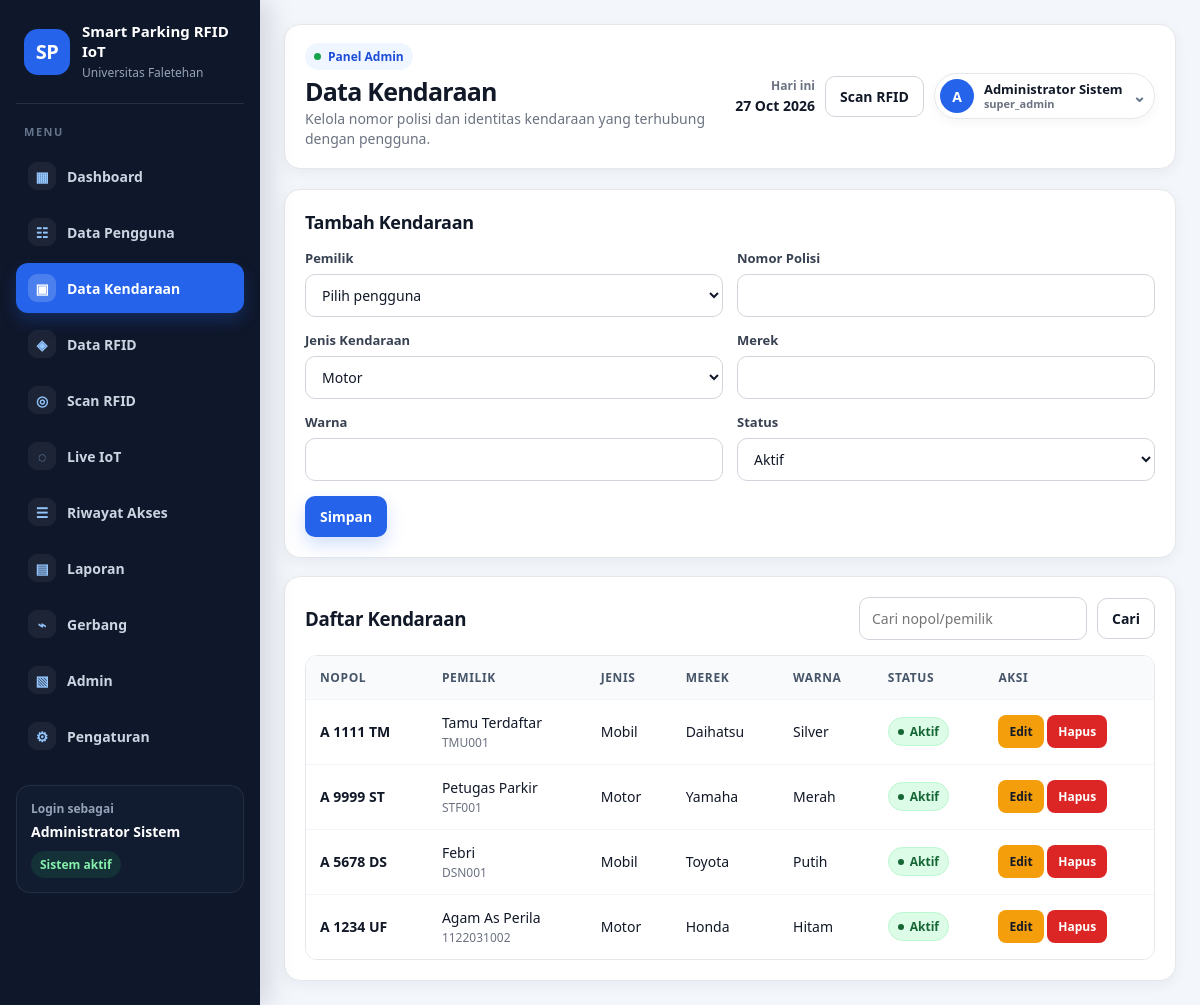
/vehicles.php (signed in), run on the app's committed database.
### tables this page shows
CREATE TABLE IF NOT EXISTS system_settings (
    id_setting INT AUTO_INCREMENT PRIMARY KEY,
    setting_key VARCHAR(80) NOT NULL UNIQUE,
    setting_value TEXT NULL,
    updated_at DATETIME NULL ON UPDATE CURRENT_TIMESTAMP
);

CREATE TABLE IF NOT EXISTS vehicles (
    id_vehicle INT AUTO_INCREMENT PRIMARY KEY,
    id_user INT NOT NULL,
    nomor_polisi VARCHAR(20) NOT NULL,
    jenis_kendaraan ENUM('Motor','Mobil') NOT NULL DEFAULT 'Motor',
    merek VARCHAR(80) NULL,
    warna VARCHAR(60) NULL,
    status TINYINT(1) NOT NULL DEFAULT 1,
    created_at DATETIME NOT NULL DEFAULT CURRENT_TIMESTAMP,
    updated_at DATETIME NULL ON UPDATE CURRENT_TIMESTAMP,
    CONSTRAINT fk_vehicles_user FOREIGN KEY (id_user) REFERENCES users(id_user) ON DELETE CASCADE
);

CREATE TABLE IF NOT EXISTS users (
    id_user INT AUTO_INCREMENT PRIMARY KEY,
    kode_user VARCHAR(30) NOT NULL UNIQUE,
    nama_user VARCHAR(120) NOT NULL,
    jenis_user ENUM('Mahasiswa','Dosen','Staf','Tamu') NOT NULL,
    prodi_unit VARCHAR(120) NULL,
    no_hp VARCHAR(30) NULL,
    email VARCHAR(120) NULL,
    alamat TEXT NULL,
    status TINYINT(1) NOT NULL DEFAULT 1,
    created_at DATETIME NOT NULL DEFAULT CURRENT_TIMESTAMP,
    updated_at DATETIME NULL ON UPDATE CURRENT_TIMESTAMP
);

### includes/functions.php (called while the page is built, shortened)
<?php
function e($value) {
    return htmlspecialchars((string)$value, ENT_QUOTES, 'UTF-8');
}
function setting($pdo, $key, $default = '') {
    $stmt = $pdo->prepare('SELECT setting_value FROM system_settings WHERE setting_key = ? LIMIT 1');
    $stmt->execute([$key]);
    $row = $stmt->fetch();
    return $row ? $row['setting_value'] : $default;
}
function active_menu($file) {
    return basename($_SERVER['PHP_SELF']) === $file ? 'active' : '';
}
?>

### vehicles.php (the view, shortened to what this page needs)
<?php
$pageTitle='Data Kendaraan';
$pageSubtitle='Kelola nomor polisi dan identitas kendaraan yang terhubung dengan pengguna.';
require_once __DIR__ . '/includes/header.php';
$edit=null;if(isset($_GET['edit'])){$s=$pdo->prepare('SELECT * FROM vehicles WHERE id_vehicle=?');$s->execute([(int)$_GET['edit']]);$edit=$s->fetch();}
$q=trim($_GET['q']??'');$like="%$q%";
$stmt=$pdo->prepare('SELECT v.*,u.nama_user,u.kode_user FROM vehicles v JOIN users u ON u.id_user=v.id_user WHERE v.nomor_polisi LIKE ? OR u.nama_user LIKE ? OR u.kode_user LIKE ? ORDER BY v.id_vehicle DESC');$stmt->execute([$like,$like,$like]);$rows=$stmt->fetchAll();
?>
<div class="card">
    <div class="card-title"><h3><?= $edit?'Edit Kendaraan':'Tambah Kendaraan' ?></h3></div>
    <form method="post">
        <div class="form-grid">
            <div class="form-group"><label>Pemilik</label><select class="select" name="id_user" required><option value="">Pilih pengguna</option></select></div>
            <div class="form-group"><label>Nomor Polisi</label><input class="input" name="nomor_polisi" value="<?= e($edit['nomor_polisi']??'') ?>" required></div>
            <div class="form-group"><label>Jenis Kendaraan</label><select class="select" name="jenis_kendaraan"><option <?= ($edit['jenis_kendaraan']??'')=='Motor'?'selected':'' ?>>Motor</option><option <?= ($edit['jenis_kendaraan']??'')=='Mobil'?'selected':'' ?>>Mobil</option></select></div>
            <div class="form-group"><label>Merek</label><input class="input" name="merek" value="<?= e($edit['merek']??'') ?>"></div>
            <div class="form-group"><label>Warna</label><input class="input" name="warna" value="<?= e($edit['warna']??'') ?>"></div>
            <div class="form-group"><label>Status</label><select class="select" name="status"><option value="1" <?= ($edit['status']??1)==1?'selected':'' ?>>Aktif</option></select></div>
        </div><div class="form-actions"><button class="btn btn-primary">Simpan</button><?php if($edit): ?><a class="btn btn-light" href="vehicles.php">Batal Edit</a><?php endif; ?></div>
    </form>
</div>
<div class="card" style="margin-top:18px"><div class="toolbar"><h3 style="margin:0">Daftar Kendaraan</h3><form class="search-form"><input class="input" name="q" value="<?= e($q) ?>" placeholder="Cari nopol/pemilik"><button class="btn btn-light">Cari</button></form></div><div class="table-wrap"><table><thead><tr><th>Nopol</th><th>Pemilik</th><th>Jenis</th><th>Merek</th><th>Warna</th><th>Status</th><th>Aksi</th></tr></thead><tbody><?php foreach($rows as $r): ?><tr><td><b><?= e($r['nomor_polisi']) ?></b></td><td><?= e($r['nama_user']) ?><br><small><?= e($r['kode_user']) ?></small></td><td><?= e($r['jenis_kendaraan']) ?></td><td><?= e($r['merek']) ?></td><td><?= e($r['warna']) ?></td><td><span class="badge <?= $r['status']?'badge-success':'badge-danger' ?>"><?= $r['status']?'Aktif':'Nonaktif' ?></span></td><td><a class="btn btn-warning btn-sm" href="vehicles.php?edit=<?= $r['id_vehicle'] ?>">Edit</a> <a class="btn btn-danger btn-sm" data-confirm="Hapus data kendaraan ini?" href="vehicles.php?action=delete&id=<?= $r['id_vehicle'] ?>">Hapus</a></td></tr><?php endforeach; if(!$rows): ?><tr><td colspan="7" class="empty">Data kendaraan belum tersedia.</td></tr><?php endif; ?></tbody></table></div></div>
<?php require_once __DIR__ . '/includes/footer.php'; ?>

### includes/header.php (shortened to what this page needs)
<?php
require_once __DIR__ . '/../config/database.php';
require_once __DIR__ . '/functions.php';
$campusName = setting($pdo, 'campus_name', 'Universitas Faletehan');
$systemName = setting($pdo, 'system_name', 'Smart Parking RFID IoT');
$currentDate = date('d M Y');
$adminName = $_SESSION['admin']['nama_admin'] ?? 'Admin';
$adminRole = $_SESSION['admin']['role'] ?? 'Administrator';
$adminInitials = strtoupper(substr(trim($adminName), 0, 1));
?>
<!DOCTYPE html>
<html lang="id">
<head>
    <link rel="stylesheet" href="assets/css/style.css">
</head>
<body>
<div class="app-shell">
    <aside class="sidebar" id="sidebar">
        <div class="brand">
            <div class="brand-icon">SP</div>
            <div>
                <strong><?= e($systemName) ?></strong>
                <span><?= e($campusName) ?></span>
            </div>
        </div>
        <nav class="menu">
            <a class="<?= active_menu('dashboard.php') ?>" href="dashboard.php"><span>▦</span> Dashboard</a>
            <a class="<?= active_menu('users.php') ?>" href="users.php"><span>☷</span> Data Pengguna</a>
            <a class="<?= active_menu('vehicles.php') ?>" href="vehicles.php"><span>▣</span> Data Kendaraan</a>
            <a class="<?= active_menu('rfid_cards.php') ?>" href="rfid_cards.php"><span>◈</span> Data RFID</a>
            <a class="<?= active_menu('scan.php') ?>" href="scan.php"><span>◎</span> Scan RFID</a>
            <a class="<?= active_menu('iot_monitor.php') ?>" href="iot_monitor.php"><span>◌</span> Live IoT</a>
            <a class="<?= active_menu('access_logs.php') ?>" href="access_logs.php"><span>☰</span> Riwayat Akses</a>
            <a class="<?= active_menu('reports.php') ?>" href="reports.php"><span>▤</span> Laporan</a>
            <a class="<?= active_menu('gates.php') ?>" href="gates.php"><span>⌁</span> Gerbang</a>
            <a class="<?= active_menu('admins.php') ?>" href="admins.php"><span>▧</span> Admin</a>
            <a class="<?= active_menu('settings.php') ?>" href="settings.php"><span>⚙</span> Pengaturan</a>
        </nav>
        <div class="sidebar-footer">
            <small>Login sebagai</small>
            <b><?= e($adminName) ?></b>
        </div>
    </aside>
    <main class="main">
        <header class="topbar">
            <div class="topbar-left">
                <div class="topbar-title">
                    <span class="topbar-kicker">Panel Admin</span>
                    <h1><?= e($pageTitle ?? 'Dashboard') ?></h1>
                    <p><?= e($pageSubtitle ?? 'Monitoring sistem parkir cerdas berbasis RFID dan IoT') ?></p>
                </div>
            </div>
            <div class="topbar-actions">
                <div class="topbar-date"><span>Hari ini</span><b><?= e($currentDate) ?></b></div>
                <a class="btn btn-light quick-scan" href="scan.php">Scan RFID</a>
                <div class="profile-menu" id="profileMenu">
                    <button class="profile-trigger" id="profileTrigger" type="button" aria-haspopup="true" aria-expanded="false">
                        <span class="profile-avatar"><?= e($adminInitials) ?></span>
                        <span class="profile-text">
                            <b><?= e($adminName) ?></b>
                            <small><?= e($adminRole) ?></small>
                        </span>
                        <span class="profile-chevron">⌄</span>
                    </button>
                </div>
            </div>
        </header>

### data on the page
system_settings: setting_value "Smart Parking RFID IoT"
system_settings: setting_value "Universitas Faletehan"
vehicles: nomor_polisi "A 1111 TM", id_user.nama_user "Tamu Terdaftar", id_user.kode_user "TMU001", jenis_kendaraan "Mobil", merek "Daihatsu", warna "Silver", status "Aktif"
vehicles: nomor_polisi "A 9999 ST", id_user.nama_user "Petugas Parkir", id_user.kode_user "STF001", jenis_kendaraan "Motor", merek "Yamaha", warna "Merah", status "Aktif"
vehicles: nomor_polisi "A 5678 DS", id_user.nama_user "Febri", id_user.kode_user "DSN001", jenis_kendaraan "Mobil", merek "Toyota", warna "Putih", status "Aktif"
vehicles: nomor_polisi "A 1234 UF", id_user.nama_user "Agam As Perila", id_user.kode_user "1122031002", jenis_kendaraan "Motor", merek "Honda", warna "Hitam", status "Aktif"

### other printed values
$adminName "Administrator Sistem"
$pageTitle "Data Kendaraan"
$pageSubtitle "Kelola nomor polisi dan identitas kendaraan yang terhubung dengan pengguna."
$adminInitials "A"
$adminRole "super_admin"
